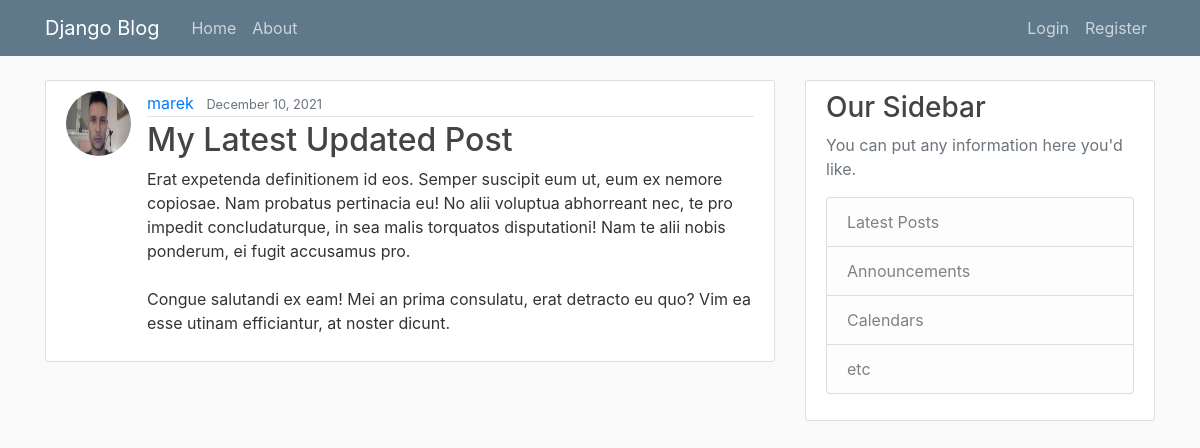
/blog/post/39/, run on the app's committed database.
### blog/models.py (models this page shows, shortened)
class Post(models.Model):
    title=models.CharField(max_length=100)
    content = models.TextField()
    date_posted = models.DateTimeField(default = timezone.now)
    author= models.ForeignKey(User, on_delete=models.CASCADE)

### users/models.py (models this page shows, shortened)
class Profile(models.Model):
    user=models.OneToOneField(User, on_delete=models.CASCADE)
    image=models.ImageField(default= 'default.png', upload_to='profile_pics')

### blog/views.py (the view)
# urls.py: path('post/<int:pk>/', PostDetailView.as_view(), name='post-detail'),
class PostDetailView(DetailView):
    model=Post

### blog/templates/blog/post_detail.html (shortened to what this page needs)
{% extends "blog/base.html" %}
{% block content %}
    <article class="media content-section">
        <img class="rounded-circle article-img" src="{{ object.author.profile.image.url }} ">
        <div class="media-body">
        <div class="article-metadata">
            <a class="mr-2" href="#">{{ object.author }}</a>
            <small class="text-muted">{{ object.date_posted|date:"F d, Y" }}</small>
        </div>
        <div>
            <h2 class="article-title">{{ object.title }}</h2>
            <p class="article-content">{{ object.content }}</p>
        </div>
    </article>
{% endblock content %}

### blog/templates/blog/base.html (shortened to what this page needs)
{% load static %}
<!DOCTYPE html>
<html>
<head>
    <link rel="stylesheet" href="https://maxcdn.bootstrapcdn.com/bootstrap/4.0.0/css/bootstrap.min.css">
    <link rel="stylesheet" type="text/css" href="{% static 'blog/main.css' %}">
</head>
<body>
    <header class="site-header">
      <nav class="navbar navbar-expand-md navbar-dark bg-steel fixed-top">
        <div class="container">
          <a class="navbar-brand mr-4" href="{% url 'blog-home' %}">Django Blog</a>
          <div class="collapse navbar-collapse" id="navbarToggle">
            <div class="navbar-nav mr-auto">
              <a class="nav-item nav-link" href="{% url 'blog-home' %}">Home</a>
              <a class="nav-item nav-link" href="{% url 'blog-about' %}">About</a>
            </div>
            <div class="navbar-nav">
              {% if user.is_authenticated %}
                <a class="nav-item nav-link" href="{% url 'post-create' %}">New Post</a>
                <a class="nav-item nav-link" href="{% url 'profile' %}">{{ user.username}}</a>
                <a class="nav-item nav-link" href="{% url 'logout' %}">Logout</a>
              {% else %}
                <a class="nav-item nav-link" href="{% url 'login' %}">Login</a>
                <a class="nav-item nav-link" href="{% url 'register' %}">Register</a>
              {% endif %}
              </div>
          </div>
        </div>
      </nav>
    </header>
    <main role="main" class="container">
      <div class="row">
        <div class="col-md-8">
          {% block content %}{% endblock %}
        </div>
        <div class="col-md-4">
          <div class="content-section">
            <h3>Our Sidebar</h3>
            <p class='text-muted'>You can put any information here you'd like.
              <ul class="list-group">
                <li class="list-group-item list-group-item-light">Latest Posts</li>
                <li class="list-group-item list-group-item-light">Announcements</li>
                <li class="list-group-item list-group-item-light">Calendars</li>
                <li class="list-group-item list-group-item-light">etc</li>
              </ul>
            </p>
          </div>
        </div>
      </div>
    </main>
</body>
</html>

### blog/static/blog/main.css (style rules this page uses)
body { background: #fafafa; color: #333333; margin-top: 5rem; }
h1, h2, h3, h4, h5, h6 { color: #444444; }
ul { margin: 0; }
.bg-steel { background-color: #5f788a; }
.site-header .navbar-nav .nav-link { color: #cbd5db; }
.content-section { background: #ffffff; padding: 10px 20px; border: 1px solid #dddddd; border-radius: 3px; margin-bottom: 20px; }
.article-title { color: #444444; }
.article-content { white-space: pre-line; }
.article-img { height: 65px; width: 65px; margin-right: 16px; }
.article-metadata { padding-bottom: 1px; margin-bottom: 4px; border-bottom: 1px solid #e3e3e3 }

### data on the page
Post: author.profile.image (picture), author "marek", date_posted "December 10, 2021", title "My Latest Updated Post", content "Erat expetenda definitionem id eos. Semper suscipit eum ut, eum ex nemore copiosae. Nam probatus pertinacia eu! No alii voluptua abhorreant nec, te pro impedit concludaturque, in sea malis torquatos disputationi! Nam te alii nobis ponderum, ei fugit accusamus pro. Congue salutandi ex eam! Mei an prima consulatu, erat detracto eu quo? Vim ea esse utinam efficiantur, at noster dicunt."
